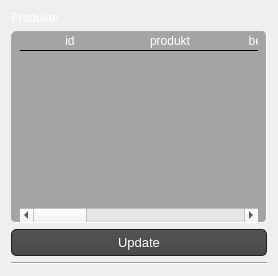
                <widget class="QWidget" name="tab_19">
                 <attribute name="title">
                  <string>Produkte Bearbeiten</string>
                 </attribute>
                 <layout class="QGridLayout" name="gridLayout_33">
                  <item row="0" column="0">
                   <layout class="QGridLayout" name="gridLayout_28">
                    <item row="1" column="0" rowspan="2">
                     <widget class="QTableWidget" name="admin_lager_alle_produkte">
                      <property name="styleSheet">
                       <string notr="true">QTableView {
border: 1px inset darkgrey;
border-radius: 5px;
padding: 0 8px;
font-size: 13px;
color: white;
gridline-color: rgb(164, 164, 165);
Background-color: rgb(164, 164, 165);

}
QHeaderView::section{

border-style: none;
Color: white;
gridline-color: rgb(164, 164, 165);
background-color: rgb(164, 164, 165);
border-bottom: 1px inset black;

}
QTableView::item{
border-bottom : 1px inset black;
gridline-color: rgb(164, 164, 165);
text-align: center;
}</string>
                      </property>
                      <property name="sortingEnabled">
                       <bool>true</bool>
                      </property>
                      <attribute name="horizontalHeaderCascadingSectionResizes">
                       <bool>true</bool>
                      </attribute>
                      <attribute name="horizontalHeaderStretchLastSection">
                       <bool>true</bool>
                      </attribute>
                      <attribute name="verticalHeaderVisible">
                       <bool>false</bool>
                      </attribute>
                      <column>
                       <property name="text">
                        <string>id</string>
                       </property>
                      </column>
                      <column>
                       <property name="text">
                        <string>produkt</string>
                       </property>
                      </column>
                      <column>
                       <property name="text">
                        <string>bestand</string>
                       </property>
                      </column>
                      <column>
                       <property name="text">
                        <string>Mindestbestand</string>
                       </property>
                      </column>
                      <column>
                       <property name="text">
                        <string>Maximal Bestand</string>
                       </property>
                      </column>
                      <column>
                       <property name="text">
                        <string>Barcode</string>
                       </property>
                      </column>
                      <column>
                       <property name="text">
                        <string>Packungs Inhalt</string>
                       </property>
                      </column>
                      <column>
                       <property name="text">
                        <string>artikelnnummer</string>
                       </property>
                      </column>
                     </widget>
                    </item>
                    <item row="4" column="0">
                     <widget class="Line" name="line_36">
                      <property name="orientation">
                       <enum>Qt::Horizontal</enum>
                      </property>
                     </widget>
                    </item>
                    <item row="3" column="0">
                     <widget class="QPushButton" name="admin_produkte_update">
                      <property name="styleSheet">
                       <string notr="true">QPushButton{
   background-color: QLinearGradient( x1: 0, y1: 0, x2: 0, y2: 1, stop: 0 #565656, stop: 0.1 #525252, stop: 0.5 #4e4e4e, stop: 0.9 #4a4a4a, stop: 1 #464646);
  	border-style: solid;
    border: 1px solid #1e1e1e;
    border-radius: 5;
    padding: 1px 0px 1px 20px;
    font: 13px;
    min-width: 10em;
    padding: 5px;
	color: white;
}
QPushButton:hover{
	background-color: QLinearGradient( x1: 0, y1: 0, x2: 0, y2: 1, stop: 0 #565656, stop: 0.1 #525252, stop: 0.5 #4e4e4e, stop: 0.9 #4a4a4a, stop: 1 #464646);
  	border-style: solid;
    border: 1px solid rgb(59, 204, 179);
    border-radius: 5;
    padding: 1px 0px 1px 20px;
    font: 13px;
    min-width: 10em;
    padding: 5px;
	color: white;
}
QPushButton:pressed {
background-color: rgb(130, 152, 152);
  	border-style: solid;
    border: 1px solid #1EFFFF;
    border-radius: 5;
    padding: 1px 0px 1px 20px;
    font: 13px;
    min-width: 10em;
    padding: 5px;
	color: white;

}</string>
                      </property>
                      <property name="text">
                       <string>Update</string>
                      </property>
                     </widget>
                    </item>
                    <item row="0" column="0">
                     <widget class="QLabel" name="label_14">
                      <property name="maximumSize">
                       <size>
                        <width>16777215</width>
                        <height>30</height>
                       </size>
                      </property>
                      <property name="text">
                       <string>&lt;html&gt;&lt;head/&gt;&lt;body&gt;&lt;p&gt;&lt;span style=&quot; color:#ffffff;&quot;&gt;Produkte&lt;/span&gt;&lt;/p&gt;&lt;/body&gt;&lt;/html&gt;</string>
                      </property>
                     </widget>
                    </item>
                   </layout>
                  </item>
                 </layout>
                </widget>
